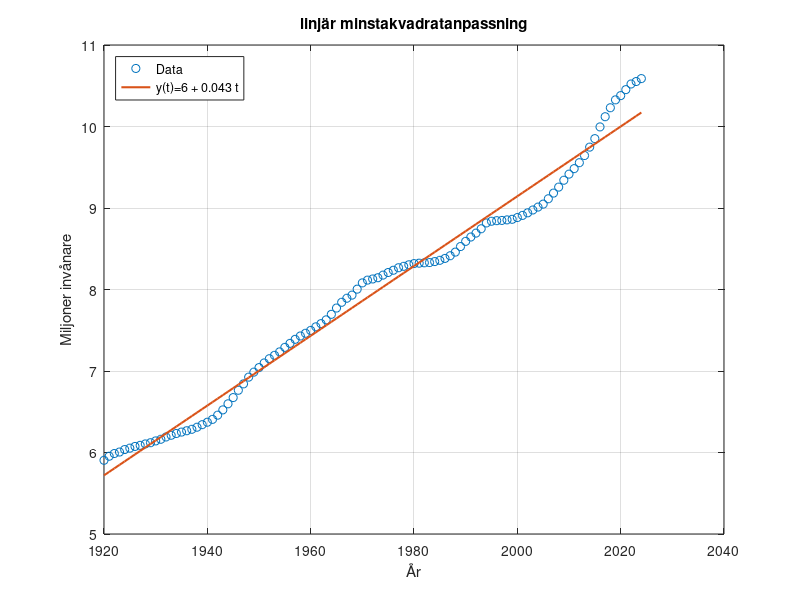
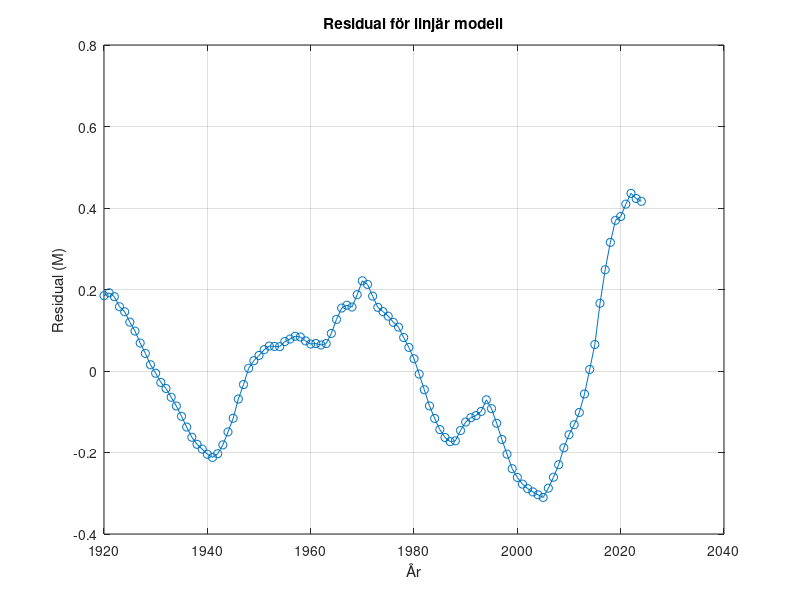
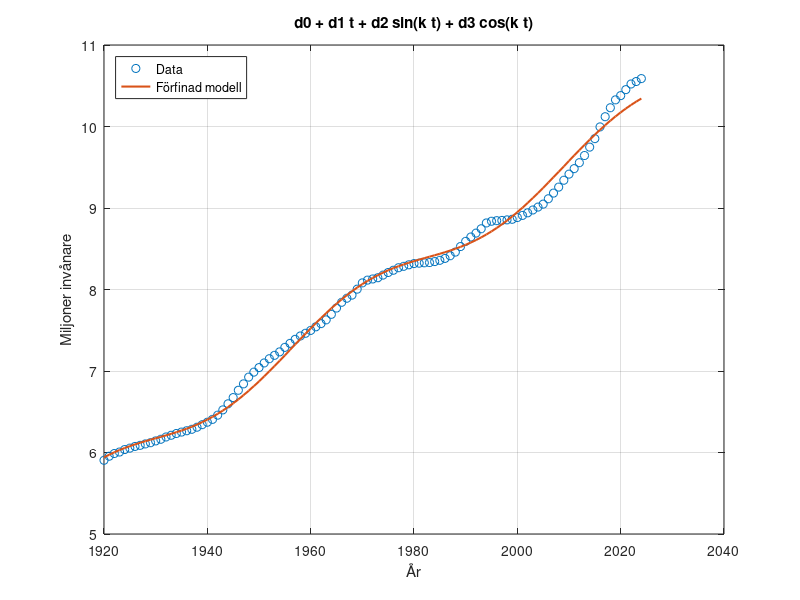
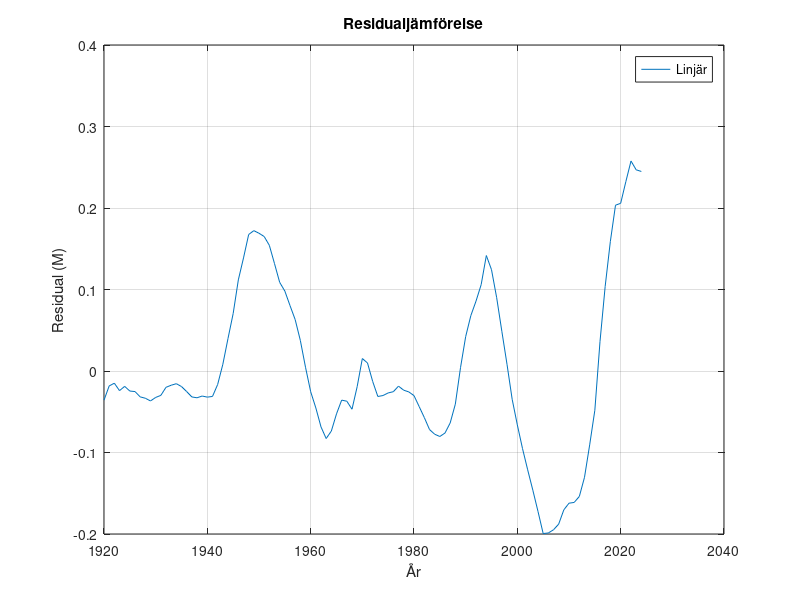

The MATLAB source for these figures, in order:
load swedpop.mat

% Vektorerna T (år sedan 1920) och Y (Miljoner)
t = T(:);
y = Y(:);
n = numel(t); % Antal datapunkter

% Linjär modell y(t) = c0 + c1*t => A*c ≈ y
A = [ones(n,1), t];

% Minstakvadratslösning
c = A\y;     % QR-Baserad leastsquares med backslash
c0 = c(1);   % Intercept (miljoner)
c1 = c(2);   % Lutning c1 i miljoner/år

% Anpassade värden, överblivande och norm
yhat = A*c;         % Modellens förutsägelse på alla t_i
r = y - yhat;       % residual r_i = y_i - ŷ_i.
R2norm = norm(r,2); % ||R||_2, mäter total felstorlek

fprintf('c0 = %.6f\nc1 = %.6f miljoner/år\n||R||_2 = %.6f\n', c0, c1, R2norm);

% Figur
figure
plot(1920+t, y, 'o');                     % Plotta givna datapunkter
hold on;
plot(1920+t, yhat, '-', 'LineWidth',1.5); % Plotta linjära modellen
grid on;
xlabel('År');
ylabel('Miljoner invånare');
legend('Data', sprintf('y(t)=%.f + %.3f t',c0, c1), 'Location', 'northwest');
title('linjär minstakvadratanpassning');

% Delfråga b)

% Plotta residualen för linjära modellen
figure
plot(1920+t, r, '-o'); grid on
xlabel('År'); ylabel('Residual (M)')
title('Residual för linjär modell')

% Uppskatta period L automatiskt via FFT (årsdata: Δt≈1)
dt = mean(diff(t));              % Samplingsintervall i år
R  = r - mean(r);                % Tar bort medelvärde (DC)
N  = numel(R);                   % Antal prov
F  = fft(R);                     % Diskret Fouriertransform
freq = (0:N-1)/(N*dt);           % Frekvenser i cykler/år
amp  = abs(F)/N;                 % Amplitudspektrum

halfIdx = 2:floor(N/2);          % hoppa över DC-komponenten
[~, j]  = max(amp(halfIdx));     % Välj dominerande frekvens
f0 = freq(halfIdx(j));           % Huvudfrekvens f0 i cykler/år
L  = 1/f0;                       % period L i år
k  = 2*pi/L;                     % Omvandling till vinkelhastighet k (rad/år)

% Förfinad modell: y = d0 + d1*t + d2*sin(k t) + d3*cos(k t)
B = [ones(n,1),  t,  sin(k*t),  cos(k*t)]; % Ny designmatris med sin/cos på k*t.
d = B\y;                  % Least squares för koefficienterna d0...d3.    
d0 = d(1); 
d1 = d(2); 
d2 = d(3); 
d3 = d(4);

yhat2  = B*d;         % Nya modellens förutsägelse
r2     = y - yhat2;   % Nya residualer
R2norm2 = norm(r2,2); % Jämförelsemål

% Utskfrift
fprintf('\nFörfinad modell:\n')
fprintf('d0 = %.6f\nd1 = %.6f miljoner/år\n', d0, d1);
fprintf('d2 = %.6f\nd3 = %.6f\n', d2, d3);
fprintf('L ≈ %.2f år, k = %.6f 1/år\n', L, k);
fprintf('||R_lin||_2 = %.6f,  ||R_ref||_2 = %.6f\n', R2norm, R2norm2);

% Plotta data + förfinad kurva
figure
plot(1920+t, y, 'o');
hold on
grid on
plot(1920+t, yhat2, '-', 'LineWidth', 1.5);
xlabel('År'); ylabel('Miljoner invånare')
legend('Data', 'Förfinad modell', 'Location','northwest')
title('d0 + d1 t + d2 sin(k t) + d3 cos(k t)')

% Jämför residualer (Visar förbättringen)
figure
plot(1920+t, r, '-o'); 
plot(1920+t, r2, '-'); 
hold on
grid on
xlabel('År'); ylabel('Residual (M)')
legend('Linjär', 'Förfinad', 'Location','best')
title('Residualjämförelse')


% Delfråga c)

% Startgissning tas från del (b)
p = [d0; d1; d2; d3; k];              % p = [d0 d1 d2 d3 k]^T

maxit = 50;                           % max antal iterationer
tol   = 1e-10;                        % tolerans för parameterförändring

for it = 1:maxit
    d0 = p(1); d1 = p(2); d2 = p(3); d3 = p(4); k = p(5);

    % Modell och residual med nuvarande parametrar
    yhat3 = d0 + d1*t + d2*sin(k*t) + d3*cos(k*t);
    r3    = y - yhat3;

    % Jakobimatris J = ∂r/∂p för r = y - yhat
    J = [ -ones(n,1), ...
          -t, ...
          -sin(k*t), ...
          -cos(k*t), ...
          -t.*( d2.*cos(k*t) - d3.*sin(k*t) ) ];

    % Gauss–Newton-steget: lös J*delta ≈ -r (stabilt med '\')
    delta = J \ (-r3);

    % Enkel dämpning: backtracking om norm inte minskar
    s = 1;
    rnorm0 = norm(r3,2);
    while true
        p_try = p + s*delta;
        y_try = p_try(1) + p_try(2)*t + p_try(3)*sin(p_try(5)*t) + p_try(4)*cos(p_try(5)*t);
        if norm(y - y_try,2) <= rnorm0 || s < 1e-4
            break
        end
        s = 0.5*s;
    end

    p_new = p + s*delta;

    % Stoppvillkor
    if norm(p_new - p) <= tol*(norm(p)+eps)
        p = p_new; break
    end
    p = p_new;
end

% Slutparametrar och mått
d0g = p(1); d1g = p(2); d2g = p(3); d3g = p(4); kg = p(5);
Lg  = 2*pi/kg;                         % motsvarande period L
yhat3   = d0g + d1g*t + d2g*sin(kg*t) + d3g*cos(kg*t);
r3      = y - yhat3;
R2norm3 = norm(r3,2);

fprintf('\nGauss–Newton (k fri):\n');
fprintf('d0 = %.6f\nd1 = %.6f miljoner/år\n', d0g, d1g);
fprintf('d2 = %.6f\nd3 = %.6f\n', d2g, d3g);
fprintf('k  = %.6f 1/år  (L = %.2f år)\n', kg, Lg);
fprintf('||R_gn||_2 = %.6f\n', R2norm3);

% --- Sammanställ jämförelse ----------------------------------------------
figure
plot(1920+t, y, 'o'); hold on; grid on
plot(1920+t, yhat,  '-', 'LineWidth',1.5);        % linjär
plot(1920+t, yhat2, '-', 'LineWidth',1.5);        % förfinad med k från FFT
plot(1920+t, yhat3, '-', 'LineWidth',1.5);        % olinjär GN
xlabel('År'); ylabel('Miljoner invånare')
legend('Data','Linjär','Förfinad (k fix)','Olinjär (k fri)','Location','northwest')
title('Tre modeller: jämförelse')

figure
plot(1920+t, r,  '-o'); hold on; grid on
plot(1920+t, r2, '-');
plot(1920+t, r3, '-');
xlabel('År'); ylabel('Residual (M)')
legend('Linjär','Förfinad (k fix)','Olinjär (k fri)','Location','best')
title('Residualer för de tre modellerna')

% Utskrift: vilken norm är störst/minst och varför
labels = {'Linjär','Förfinad (k fix)','Olinjär (k fri)'};
vals   = [R2norm, R2norm2, R2norm3];
[~,imin] = min(vals); [~,imax] = max(vals);
fprintf('\nStörst ||R||_2: %s = %.6f\n', labels{imax}, vals(imax));
fprintf('Minst  ||R||_2: %s = %.6f\n', labels{imin}, vals(imin));
fprintf(['Orsak: fler frihetsgrader ger lägre minsta-kvadrat-residual; ', ...
         'modellen i (c) har flest (inkl. fritt k).\n']);
